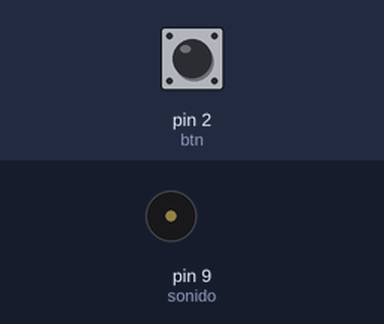
Bench run of a sketch on a simulated Arduino Uno, built with avr-gcc and run on an emulated ATmega328P. Shown: buzzer (waves = sounding). The test bench sets the inputs (shaded band); at power-on: pin 2 (btn) LOW.

Above: at 1.2 s.
1.3 s: pin 2 (btn) pulled HIGH for 0.15 s
At 2.3 s:
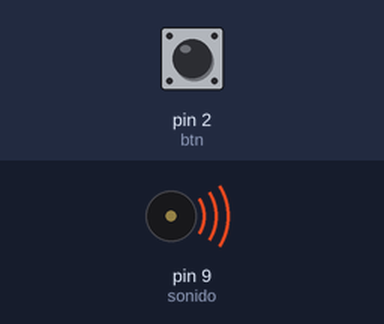
Timing chart, 0 to 23.0 s (numbered marks = the images above; inputs shaded):
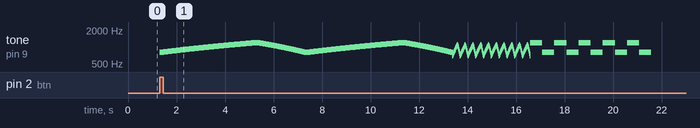

Measured:
- after the input at 1.3 s, tone on pin 9 (sonido): plays 800 Hz for 0.01 s, 801 Hz for 0.01 s, 802 Hz for 0.01 s, 803 Hz for 0.01 s, 804 Hz for 0.01 s, 805 Hz for 0.01 s … (1512 notes in this stretch), starting at once

The sketch:

sirenaAmbulacia.ino
```cpp
/*  AUTOR: CREATIVIDAD CODIFICADA
 *  www.creatividadcodificada.com
 *  NOMBRE DEL PROYECTO: Sirena de policía y ambulancia con Arduino
 *  con tonos de Arduino
 *
*/

int btn = 2;
int tiempo = 10;
int sonido = 9;

void setup() {

  pinMode(btn, INPUT); // Pulsador para accionar la alarma
  pinMode(sonido, OUTPUT); // Pin para reproducir la frecuencia del tono

}

void loop() {

  if(digitalRead(btn)==HIGH)
  {
    sirenaPolicia(1200,800,1,400,2);
    sirenaPolicia(1100,700,20,20,10);
    sirena2();
    noTone(sonido);
    }

}


// sirenaPolicia(frecuencia máxima, frecuencia mínima, divisor, bucle, # de repeticiones)
void sirenaPolicia(int fMAX, int fMIN, int divisor, int numMAX, int repet)
{
  int fMIN1 = fMIN;
  int fMAX1 = fMAX;
  for(int i =0; i<repet; i++)
  {
    for(int j = 0; j<=numMAX; j++)
    {
      tone(sonido, fMIN1);
      delay(tiempo);
      fMIN1 = fMIN1 + divisor;
      }
    for(int k = numMAX/2; k>=0; k--)
    {
      tone(sonido, fMAX1);
      delay(tiempo);
      fMAX1 = fMAX1 - divisor*2;
      }
    fMIN1 = fMIN;
    fMAX1 = fMAX;
    }
  }

//Función para generar un simple cambio de frecuencia
void sirena2()
{
  for(int l = 0; l<=4; l++)
  {
    tone(sonido, 1200);
    delay(500);
    tone(sonido, 800);
    delay(500);
    }
  }
```
